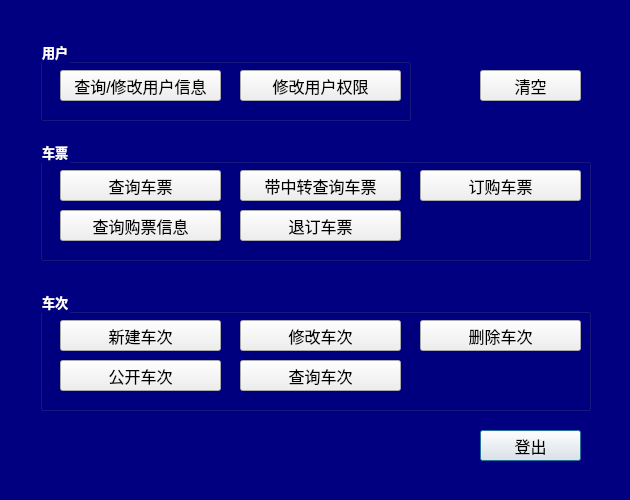
<?xml version="1.0" encoding="UTF-8"?>
<ui version="4.0">
 <class>administratorDialog</class>
 <widget class="QDialog" name="administratorDialog">
  <property name="geometry">
   <rect>
    <x>0</x>
    <y>0</y>
    <width>630</width>
    <height>500</height>
   </rect>
  </property>
  <property name="minimumSize">
   <size>
    <width>630</width>
    <height>500</height>
   </size>
  </property>
  <property name="maximumSize">
   <size>
    <width>630</width>
    <height>500</height>
   </size>
  </property>
  <property name="windowTitle">
   <string>administrator</string>
  </property>
  <property name="styleSheet">
   <string notr="true">QLabel {
	font: 9pt &quot;幼圆&quot;;
	font-size:17px;
	color:black;
}

QPushButton {
	font: 9pt &quot;幼圆&quot;;
	font-size:16px;
	color:black;
}
QDialog {
	background-color:navy;
}
QLabel {
	color:white;
}
QGroupBox {
	color:white;
}
QGroupBox QPushButton {
	color:black;
}</string>
  </property>
  <widget class="QPushButton" name="logoutButton">
   <property name="geometry">
    <rect>
     <x>480</x>
     <y>430</y>
     <width>101</width>
     <height>31</height>
    </rect>
   </property>
   <property name="styleSheet">
    <string notr="true">font: 9pt &quot;黑体&quot;;
font-size: 16px;</string>
   </property>
   <property name="text">
    <string>登出</string>
   </property>
  </widget>
  <widget class="QPushButton" name="cleanButton">
   <property name="geometry">
    <rect>
     <x>480</x>
     <y>70</y>
     <width>101</width>
     <height>31</height>
    </rect>
   </property>
   <property name="styleSheet">
    <string notr="true">font: 9pt &quot;黑体&quot;;
font-size: 16px;</string>
   </property>
   <property name="text">
    <string>清空</string>
   </property>
  </widget>
  <widget class="QGroupBox" name="groupBox">
   <property name="geometry">
    <rect>
     <x>40</x>
     <y>140</y>
     <width>551</width>
     <height>121</height>
    </rect>
   </property>
   <property name="font">
    <font>
     <family>微软雅黑</family>
     <pointsize>10</pointsize>
     <weight>75</weight>
     <bold>true</bold>
    </font>
   </property>
   <property name="title">
    <string>车票</string>
   </property>
   <property name="alignment">
    <set>Qt::AlignLeading|Qt::AlignLeft|Qt::AlignVCenter</set>
   </property>
   <widget class="QPushButton" name="queryTicketButton">
    <property name="geometry">
     <rect>
      <x>20</x>
      <y>30</y>
      <width>161</width>
      <height>31</height>
     </rect>
    </property>
    <property name="text">
     <string>查询车票</string>
    </property>
   </widget>
   <widget class="QPushButton" name="refundTicketButton">
    <property name="geometry">
     <rect>
      <x>200</x>
      <y>70</y>
      <width>161</width>
      <height>31</height>
     </rect>
    </property>
    <property name="text">
     <string>退订车票</string>
    </property>
   </widget>
   <widget class="QPushButton" name="queryOrderButton">
    <property name="geometry">
     <rect>
      <x>20</x>
      <y>70</y>
      <width>161</width>
      <height>31</height>
     </rect>
    </property>
    <property name="text">
     <string>查询购票信息</string>
    </property>
   </widget>
   <widget class="QPushButton" name="queryTransferButton">
    <property name="geometry">
     <rect>
      <x>200</x>
      <y>30</y>
      <width>161</width>
      <height>31</height>
     </rect>
    </property>
    <property name="text">
     <string>带中转查询车票</string>
    </property>
   </widget>
   <widget class="QPushButton" name="buyTicketButton">
    <property name="geometry">
     <rect>
      <x>380</x>
      <y>30</y>
      <width>161</width>
      <height>31</height>
     </rect>
    </property>
    <property name="text">
     <string>订购车票</string>
    </property>
   </widget>
  </widget>
  <widget class="QGroupBox" name="groupBox_2">
   <property name="geometry">
    <rect>
     <x>40</x>
     <y>290</y>
     <width>551</width>
     <height>121</height>
    </rect>
   </property>
   <property name="font">
    <font>
     <family>微软雅黑</family>
     <pointsize>10</pointsize>
     <weight>75</weight>
     <bold>true</bold>
    </font>
   </property>
   <property name="title">
    <string>车次</string>
   </property>
   <widget class="QPushButton" name="modifyTrainButton">
    <property name="geometry">
     <rect>
      <x>200</x>
      <y>30</y>
      <width>161</width>
      <height>31</height>
     </rect>
    </property>
    <property name="text">
     <string>修改车次</string>
    </property>
   </widget>
   <widget class="QPushButton" name="saleTrainButton">
    <property name="geometry">
     <rect>
      <x>20</x>
      <y>70</y>
      <width>161</width>
      <height>31</height>
     </rect>
    </property>
    <property name="text">
     <string>公开车次</string>
    </property>
   </widget>
   <widget class="QPushButton" name="addTrainButton">
    <property name="geometry">
     <rect>
      <x>20</x>
      <y>30</y>
      <width>161</width>
      <height>31</height>
     </rect>
    </property>
    <property name="text">
     <string>新建车次</string>
    </property>
   </widget>
   <widget class="QPushButton" name="deleteTrainButton">
    <property name="geometry">
     <rect>
      <x>380</x>
      <y>30</y>
      <width>161</width>
      <height>31</height>
     </rect>
    </property>
    <property name="styleSheet">
     <string notr="true"/>
    </property>
    <property name="text">
     <string>删除车次</string>
    </property>
   </widget>
   <widget class="QPushButton" name="queryTrainButton">
    <property name="geometry">
     <rect>
      <x>200</x>
      <y>70</y>
      <width>161</width>
      <height>31</height>
     </rect>
    </property>
    <property name="text">
     <string>查询车次</string>
    </property>
   </widget>
  </widget>
  <widget class="QGroupBox" name="groupBox_3">
   <property name="geometry">
    <rect>
     <x>40</x>
     <y>40</y>
     <width>371</width>
     <height>81</height>
    </rect>
   </property>
   <property name="font">
    <font>
     <family>微软雅黑</family>
     <pointsize>10</pointsize>
     <weight>75</weight>
     <bold>true</bold>
    </font>
   </property>
   <property name="styleSheet">
    <string notr="true"/>
   </property>
   <property name="title">
    <string>用户</string>
   </property>
   <property name="alignment">
    <set>Qt::AlignLeading|Qt::AlignLeft|Qt::AlignVCenter</set>
   </property>
   <property name="flat">
    <bool>false</bool>
   </property>
   <property name="checkable">
    <bool>false</bool>
   </property>
   <property name="checked">
    <bool>false</bool>
   </property>
   <widget class="QPushButton" name="modifyPrivilegeButton">
    <property name="geometry">
     <rect>
      <x>200</x>
      <y>30</y>
      <width>161</width>
      <height>31</height>
     </rect>
    </property>
    <property name="text">
     <string>修改用户权限</string>
    </property>
   </widget>
   <widget class="QPushButton" name="modifyProfileButton">
    <property name="geometry">
     <rect>
      <x>20</x>
      <y>30</y>
      <width>161</width>
      <height>31</height>
     </rect>
    </property>
    <property name="text">
     <string>查询/修改用户信息</string>
    </property>
   </widget>
  </widget>
 </widget>
 <resources/>
 <connections/>
</ui>
